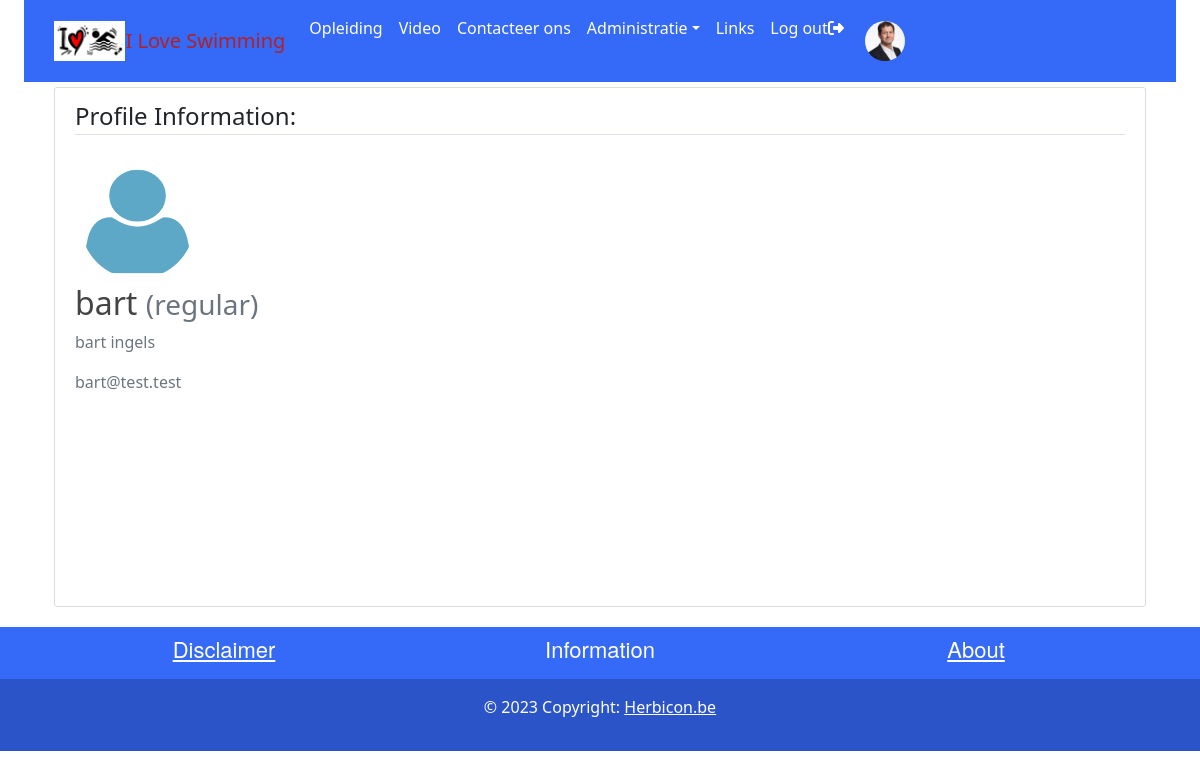
Screenshot of /profile/bart (signed in) with the database file from the repository.
### users/models.py (models this page shows, shortened)
class CustomUser(AbstractUser):
    STATUS= (
        ('regular', 'regular'),
        ('subscriber','subscriber'),
        ('moderator','moderator')
    )
    def image_upload_to(self, instance=None):
        if instance:
            return os.path.join("Users", instance)
        return None
    email = models.EmailField(unique=True)
    status = models.CharField(max_length=100, choices=STATUS, default='regular')
    description = models.TextField('Description', max_length=600, default='', blank=True)
    image = models.ImageField(default='default/avatar.png',upload_to=image_upload_to)
    follows = models.ManyToManyField("self",related_name="followed_by", symmetrical=False,blank=True)

### users/views.py (the view, shortened to what this page needs)
# urls.py: path('profile/<username>', views.profile, name='profile'),
@login_required
def profile(request, username):
    user = get_user_model().objects.filter(username=username).first()
    if user:
        form = UserUpdateForm(instance=user)
        return render(
            request=request,
            template_name ="users/profile.html",
            context={"form":form}
        )
    return redirect("homepage")

### users/templates/users/profile.html (shortened to what this page needs)
{% extends "main/header.html" %}
{% load crispy_forms_tags %}
{% block content %}
<div class="content-section col-lg-12 col-md-12 col-sm-12 tutorial-style" style="min-height:65vh;">
    <legend class="border-bottom mb-4">Profile Information:</legend>
    <form method="POST" enctype="multipart/form-data">
        <div class="media">
            {% if user.username == form.instance.username %}
                <input id="id_image" type="file" name="image" hidden/>
                    <label for="id_image">
                        <img class="rounded-circle account-img profile-image"
                            style="cursor: pointer"
                            src="{{form.instance.image.url}}"
                            title="Upload new image">
                    </label>
            {% else %}
                <img class="rounded-circle account-img profile-image", src="{{form.instance.image.url}}">
            {% endif %}
            <div class="media-body">
                <h2 class="account-heading">{{ form.instance.username }}
                    <small class="text-muted">({{ form.instance.status }})</small>
                </h2>
                <p class="text-secondary">{{ form.instance.first_name }} {{ form.instance.last_name }}</p>
                <p class="text-secondary">{{ form.instance.email }}</p>
            </div>
        </div>
    </form>
</div>
{% endblock content %}

### main/templates/main/navbar.html (shortened to what this page needs)
    <link href="https://cdn.jsdelivr.net/npm/bootstrap@5.0.0/dist/css/bootstrap.min.css" rel="stylesheet">
<header class="site-header" style="margin-bottom: 5px">
    <div class="container-fluid">
        <nav class="navbar navbar-expand-lg" style="background-color: rgb(53, 105, 248);">
                <div class="container">
                        <img src="/static/images/favicon.png" alt="Logo"   height="40" class="d-inline-block align-text-center">
                        <a class="navbar-brand" style="color: firebrick;"href="{%url 'index'%}"> I Love Swimming</a>
                            <div class="collapse navbar-collapse" id="collapsibleNavbar">
                                <ul class="navbar-nav me-auto mb-2 mb-lg-0">
                                        {% if user.is_authenticated %}
                                            <li class="nav-item">
                                                <a class="nav-link" href="{%url 'homepage'%}">Opleiding</a>
                                            </li>
                                            <li class="nav-item">
                                                <a class="nav-link" href="{%url 'video'%}">Video</a>
                                            </li>
                                        {% endif %}
                                            <li class="nav-item">
                                                <a class="nav-link" href="{% url 'contact' %}">Contacteer ons</a>
                                            </li>
                                    {% if user.is_authenticated %}
                                        {% if user.is_superuser %}
                                            <li class="nav-item dropdown">
                                                <a class="nav-link dropdown-toggle" href="#" role="button" data-bs-toggle="dropdown">Administratie</a>
                                            </li>
                                        {% endif %}
                                            <li class="nav-item">
                                                <a class="nav-link" href="{% url 'links' %}">Links</a>
                                            </li>
                                            <li class="nav-item" >
                                                <a class="nav-link" href="{% url 'logout' %}">Log out<i class="fas fa-sign-out-alt"></i></a>
                                            </li>
                                            <li class="nav-item align-content-end">
                                                <a class="nav-link" href="{% url 'profile' user.username %}">
                                            <img class="rounded-circle account-img profile-image" style="height: 50px;width: 50px; "  , src="{{user.image.url}}"></a>
                                            </li>
                                    {% endif %}
                                </ul>
                        </div>
                </div>
        </nav>
    </div>
</header>

### main/static/main/main.css (style rules this page uses)
:root { --footercolor: #003F72; --navbarcolor: #003F72; --btncolor: #003F72; --socialcolor: #003F72; --brightText: #ffffff; }
body { background: #fafafa; }
h1, h2, h3, h4, h5, h6 { color: #444444; }
.site-header .navbar-nav .nav-link { color: var(--brightText); }
.content-section { background: #ffffff; padding: 10px 20px; border: 1px solid #dddddd; border-radius: 3px; margin-bottom: 20px; }
.profile-image { width: 125px; height: 125px; padding: 5px; }

### rows the page displays
CustomUser: image (picture)
CustomUser: instance.image (placeholder picture), instance.username "bart", instance.status "regular", instance.first_name "bart", instance.last_name "ingels", instance.email "bart@test.test"
